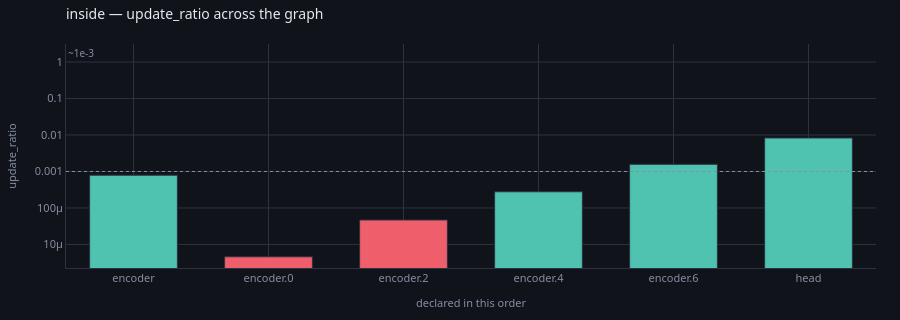

The code cell stored with this chart in its notebook:
### Markdown cell above
`encoder.0` and `encoder.2` — the exact layers, inside the node. The node as a
whole is not flagged, and neither is `head`.

### Code cell
profile(store, run="inside", of="update_ratio")

### Figure 1 — Plotly figure (JSON) as saved in the notebook; plotly's stock layout.template omitted (floating-point values rounded to 4 significant figures)
{"data": [{"customdata": ["nothing tripped", "STALLED", "STALLED", "nothing tripped", "nothing tripped", "nothing tripped"], "hovertemplate": "<b>%{x}</b><br>%{y:.3e}<br>%{customdata}<extra></extra>", "marker": {"color": ["#4fc3b0", "#ef5f6b", "#ef5f6b", "#4fc3b0", "#4fc3b0", "#4fc3b0"], "line": {"color": "#2c3242", "width": 1}}, "type": "bar", "x": ["encoder", "encoder.0", "encoder.2", "encoder.4", "encoder.6", "head"], "y": [0.0007905, 4.591e-06, 4.693e-05, 0.0002779, 0.001575, 0.008296]}], "layout": {"annotations": [{"font": {"color": "#868ea3", "size": 10}, "showarrow": false, "text": "~1e-3", "x": 0, "xanchor": "left", "xref": "x domain", "y": 0.001, "yanchor": "bottom", "yref": "y"}], "bargap": 0.35, "font": {"color": "#e7e9ef", "family": "system-ui, -apple-system, Segoe UI, Roboto, sans-serif", "size": 12}, "height": 320, "hoverlabel": {"align": "left", "bgcolor": "#1a1e28", "bordercolor": "#2c3242", "font": {"color": "#e7e9ef", "family": "system-ui, -apple-system, Segoe UI, Roboto, sans-serif"}}, "legend": {"bgcolor": "rgba(0,0,0,0)", "font": {"color": "#868ea3"}, "orientation": "h", "x": 1, "xanchor": "right", "y": 1.02, "yanchor": "bottom"}, "margin": {"b": 44, "l": 56, "r": 24, "t": 44}, "paper_bgcolor": "#101319", "plot_bgcolor": "#101319", "shapes": [{"line": {"color": "#868ea3", "dash": "dot", "width": 1}, "type": "line", "x0": 0, "x1": 1, "xref": "x domain", "y0": 0.001, "y1": 0.001, "yref": "y"}], "showlegend": false, "title": {"font": {"size": 14}, "text": "inside — update_ratio across the graph", "x": 0, "xanchor": "left", "xref": "paper", "y": 0.97, "yanchor": "top"}, "xaxis": {"gridcolor": "#2c3242", "linecolor": "#2c3242", "tickfont": {"color": "#868ea3", "size": 11}, "title": {"font": {"color": "#868ea3", "size": 11}, "text": "declared in this order"}, "zerolinecolor": "#2c3242"}, "yaxis": {"gridcolor": "#2c3242", "linecolor": "#2c3242", "tickfont": {"color": "#868ea3", "size": 11}, "title": {"font": {"color": "#868ea3", "size": 11}, "text": "update_ratio"}, "type": "log", "zerolinecolor": "#2c3242"}}}
